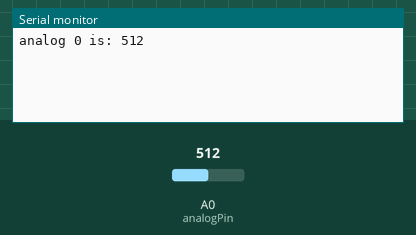
The sketch below on a simulated Arduino Uno, built with avr-gcc and run on an emulated ATmega328P. Parts: the last lines printed to the serial monitor. The test bench sets the inputs (shaded band); at power-on: A0 (analogPin) = 512.

Above: at 1.2 s.
1.3 s: A0 (analogPin) set to 716
At 2.7 s:
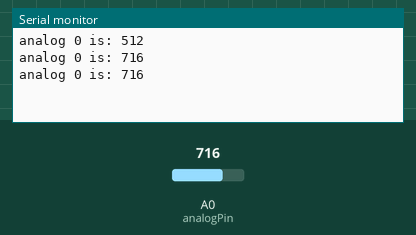
2.8 s: A0 (analogPin) set to 900
At 4.3 s:
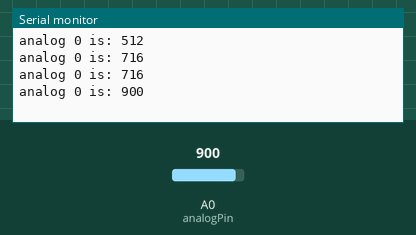
Timing chart, 0 to 5.8 s (numbered marks = the images above; inputs shaded):
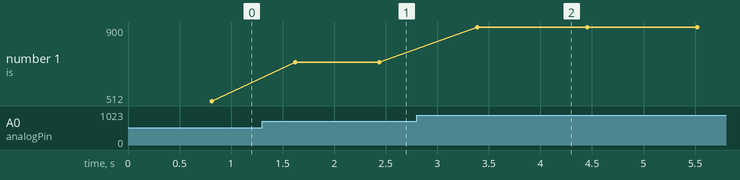

Measured:
- after the input at 1.3 s, the serial monitor: prints a new line after 0.32 s (image 1)
- after the input at 2.8 s, the serial monitor: prints a new line after 0.59 s (image 2)
- plotted number 1: 512 → 716 after the input at 1.3 s, 716 → 900 after the input at 2.8 s

The sketch:

superblinky.ino
```cpp
/* Blinky v2.0
   Jason Wright
*/

const int ledPin = 0;    // LED connected to digital PWM pin 3, 0 on teensy++
const int analogPin = 0; // Potentiometer connected to analog pin 0

int analogVal;
int delayVal;
int fadeVal = 0;
boolean fadeUp = true;

void setup()  {
  Serial.begin(38400); // initiate serial connection at 38400 baud
}

void loop()  {
  analogVal = analogRead(analogPin);

  delayVal = map(analogVal, 0, 1024, 1, 5);
  analogWrite(ledPin, fadeVal);
  delay(delayVal);

  if(fadeUp) {
    fadeVal++;
  } else {
    fadeVal--;
  }

  if(fadeVal == 255 || fadeVal == 0) {
    fadeUp = !fadeUp;
    Serial.print("analog 0 is: ");
    Serial.println(analogVal);
    delay(1); //for stability
  }
}
```
